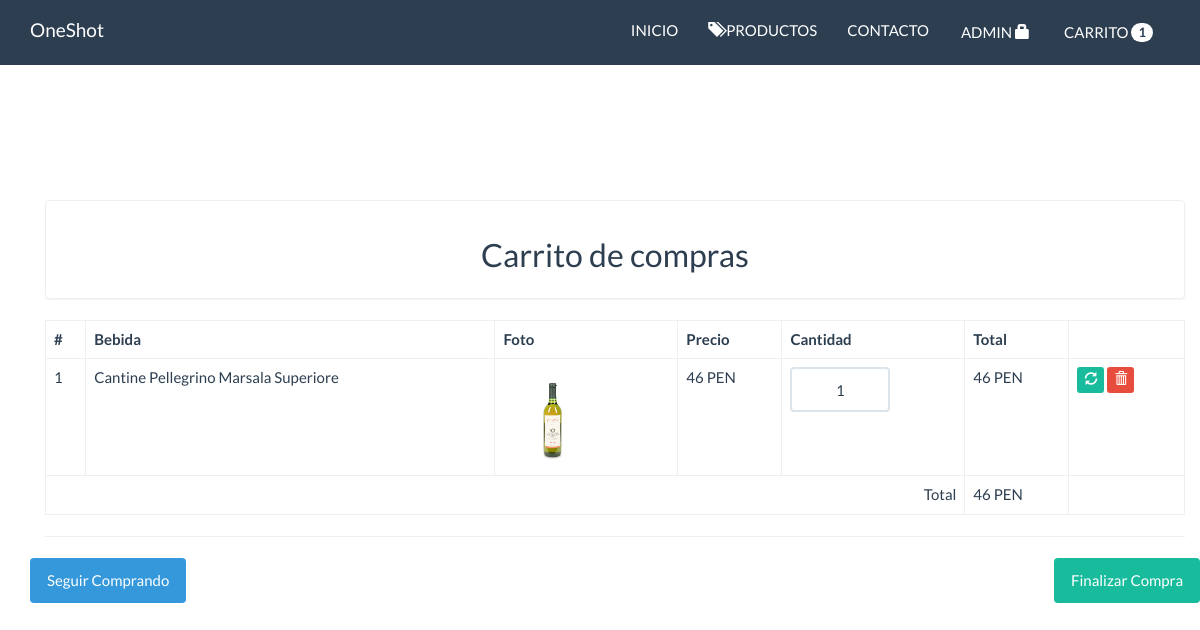
Page /carrito.php?id=6 on the committed database.
### tables this page shows
CREATE TABLE `bebidas` (
  `id` int(11) NOT NULL,
  `titulo` varchar(80) NOT NULL,
  `descripcion` varchar(300) NOT NULL,
  `foto` varchar(100) NOT NULL,
  `precio` decimal(10,0) NOT NULL,
  `categoria_id` int(10) NOT NULL,
  `fecha` date NOT NULL,
  `estado` int(11) NOT NULL DEFAULT 1
);

### funciones.php (called while the page is built, shortened)
<?php
function calcularTotal()
{
    $total = 0;
    if (isset($_SESSION['carrito'])) {
        foreach ($_SESSION['carrito'] as $indice => $value) {
            $total += $value['precio'] * $value['cantidad'];
        }
    }
    return $total;
}
function calcularBebida()
{
    $cantidad = 0;
    if (isset($_SESSION['carrito'])) {
        foreach ($_SESSION['carrito'] as $indice => $value) {
            $cantidad++;
        }
    }
    return $cantidad;
}

### src/bebida.php (called while the page is built, shortened)
<?php
class bebida
{
    private $cn = null;
    public function __construct()
    {
        $this->config = parse_ini_file(__DIR__ . '/../config.ini');
        $this->cn = new \PDO($this->config['dns'], $this->config['usuario'], $this->config['clave'], array(
            \PDO::MYSQL_ATTR_INIT_COMMAND => 'SET NAMES utf8'
        ));
    }
    public function mostrarporId($id)
    {
        $sql = "SELECT * FROM bebidas WHERE id=:id";
        $resultado = $this->cn->prepare($sql);
        $_array = array(
            ":id" =>  $id
        );
        if ($resultado->execute($_array))
            return $resultado->fetch();
        return false;
    }
}

### carrito.php (the view, shortened to what this page needs)
<?php
require 'funciones.php';
if (isset($_GET['id']) && is_numeric($_GET['id'])) {
    $id = $_GET['id'];
    $bebida = new oneshot\bebida;
    $resultado = $bebida->mostrarPorId($id);
}
?>
<!DOCTYPE html>
<html lang="en">
<head>
    <link rel="stylesheet" href="assets/css/bootstrap.min.css">
    <link rel="stylesheet" href="assets/css/estilos.css">
</head>
<body>
    <nav class="navbar navbar-default navbar-fixed-top">
        <div class="container">
            <div class="navbar-header">
                <a class="navbar-brand" href="index.php">OneShot</a>
            </div>
            <div id="navbar" class="navbar-collapse collapse">
                <ul class="nav navbar-nav pull-right">
                    <li>
                        <a href="carrito.php" class="btn">CARRITO <span class="badge"><?php print calcularBebida() ?>
                            </span></a>
                    </li>
                </ul>
                <ul class="nav navbar-nav pull-right">
                    <li>
                        <a href="panel/index.php" class="btn">ADMIN
                            <span class="glyphicon glyphicon-lock">
                            </span></a>
                    </li>
                </ul>
                <ul class="nav navbar-nav pull-right">
                    <li>
                        <a href="contacto.php"><i class="fas fa-id-card-alt"></i> CONTACTO</a>
                    </li>
                </ul>
                <ul class="nav navbar-nav pull-right">
                    <li>
                        <a href="./Productos.php"><i class="glyphicon glyphicon-tags"></i> PRODUCTOS</a>
                    </li>
                </ul>
                <ul class="nav navbar-nav pull-right">
                    <li>
                        <a href="./index.php"><i class="fas fa-wine-glass-alt"></i> INICIO</a>
                    </li>
                </ul>
            </div>
        </div>
    </nav>
    <div class="container" id="main">
        <div class="container" id="main">
            <div class="panel panel-default">
                <div class="panel-body">
                    <h2 class="text-center"> Carrito de compras</h2>
                </div>
            </div>
            <table class="table table-bordered table-hover">
                <thead>
                    <tr>
                        <th>#</th>
                        <th>Bebida</th>
                        <th>Foto</th>
                        <th>Precio</th>
                        <th>Cantidad</th>
                        <th>Total</th>
                        <th></th>
                    </tr>
                </thead>
                <tbody>
                    <?php
                    if (isset($_SESSION['carrito']) && !empty($_SESSION['carrito'])) {
                        $c = 0;
                        foreach ($_SESSION['carrito'] as $indice => $value) {
                            $c++;
                            $total = $value['precio'] * $value['cantidad'];
                    ?>
                            <tr>
                                <form action="actualizar_carrito.php" method="post">
                                    <td><?php print $c ?></td>
                                    <td><?php print $value['titulo']  ?></td>
                                    <td>
                                        <?php
                                        $foto = 'upload/' . $value['foto'];
                                        if (file_exists($foto)) {
                                        ?>
                                            <img src="<?php print $foto; ?>" width="100">
                                        <?php } else { ?>
                                            <img src="assets/imagenes/not-found.jpg" width="35">
                                        <?php } ?>
                                    </td>
                                    <td><?php print $value['precio']  ?> PEN</td>
                                    <td>
                                        <input type="text" name="cantidad" class="form-control u-size-100" value="<?php print $value['cantidad'] ?>">
                                    </td>
                                    <td>
                                        <?php print $total  ?> PEN
                                    </td>
                                    <td>
                                        <button type="submit" class="btn btn-success btn-xs">
                                            <span class="glyphicon glyphicon-refresh"></span>
                                        </button>
                                        <a href="eliminar_carrito.php?id=<?php print $value['id']  ?>" class="btn btn-danger btn-xs">
                                            <span class="glyphicon glyphicon-trash"></span>
                                        </a>
                                    </td>
                                </form>
                            </tr>
                        <?php
                        }
                    } else {
                        ?>
                        <tr>
                            <td colspan="7">NO HAY PRODUCTOS EN EL CARRITO</td>
                        </tr>
                    <?php
                    }
                    ?>
                </tbody>
                <tfoot>
                    <tr>
                        <td colspan="5" class="text-right">Total</td>
                        <td><?php print calcularTotal(); ?> PEN</td>
                        <td></td>
                    </tr>
                </tfoot>
            </table>
            <hr>
            <?php
            if (isset($_SESSION['carrito']) && !empty($_SESSION['carrito'])) {
            ?>
                <div class="row">
                    <div class="pull-left">
                        <a href="Productos.php" class="btn btn-info">Seguir Comprando</a>
                    </div>
                    <div class="pull-right">
                        <a href="finalizar.php" class="btn btn-success">Finalizar Compra</a>
                    </div>
                </div>
            <?php
            }
            ?>
        </div>
</body>
</html>

### assets/css/estilos.css (style rules this page uses)
#main { margin-top: 100px; }
.u-size-100 { width: 100px; text-align: center; }

### rows in the picture
bebidas: titulo "Cantine Pellegrino Marsala Superiore", foto (picture), precio "46", cantidad "1"

### other values in the picture
calcularBebida() "1"
calcularTotal() "46"
